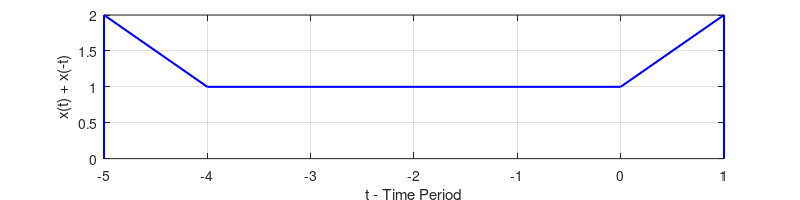

The MATLAB source for this figure:
clc;
clear all;
%t =[-5 -3 -2 -2 0 1];  t will be shifted to t0
t0 = [-5 -5 -4 0 1 1];
x =[0 2 1 1 2 0];
plot(t0, x, 'blue', 'LineWidth', 1.5);

grid on;
set(gcf, 'Units', 'Inches', 'Position', [2, 3, 8, 2], 'PaperUnits', 'Inches', 'PaperSize', [8, 2]);

xlabel('t - Time Period');
ylabel('x(t) + x(-t)');

set(gcf, 'PaperUnits', 'inches');
 x_width=8 ;y_width=2;
 set(gcf, 'PaperPosition', [0 0 x_width y_width]);
 saveas(gcf,'fig3_sym_even.jpg');